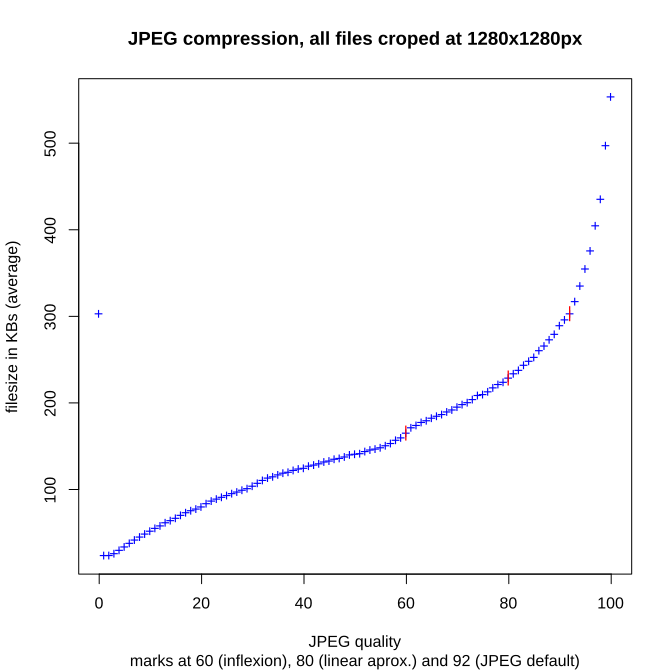

The R source for this figure:
#!/usr/bin/env Rscript

data <- read.table('results', header=T)
data <- data.frame(q=data[,1], kb=data[,2]/1024)
p    <- data[data$q %in% c(60,80,92),]
svg('graph.svg')
plot( data
    , main='JPEG compression, all files croped at 1280x1280px'
    , sub='marks at 60 (inflexion), 80 (linear aprox.) and 92 (JPEG default)'
    , xlab='JPEG quality'
    , ylab='filesize in KBs (average)'
    , pch='+'
    , col='blue'
    )
points( p
      , pch='|'
      , col='red'
      )

